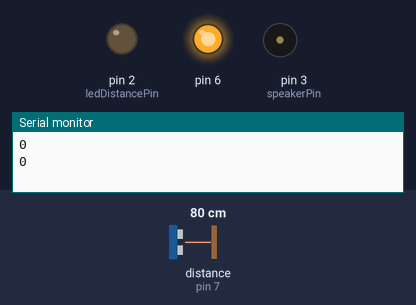
The sketch below on a simulated Arduino Uno, built with avr-gcc and run on an emulated ATmega328P. On the bench: output pins drawn as LEDs (lit = HIGH), buzzer (waves = sounding, pin HIGH), the last lines printed to the serial monitor. Wiring (inferred from the names in the program): ultrasonic range finder: trigger pin 8; echo pin 7. Inputs (shaded band) come from the test bench; at power-on: distance to the obstacle (sensor on pin 7) 80 cm. The echo pulse lasts 58.3 µs per cm; pins used as bus, display or sensor lines are not drawn.

Above: at 1.8 s.
1.9 s: distance to the obstacle (sensor on pin 7) set to 12 cm
3.4 s: distance to the obstacle (sensor on pin 7) set to 9 cm
At 5.2 s:
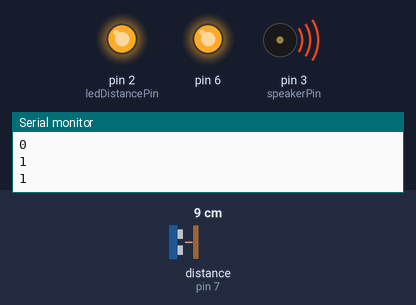
5.5 s: distance to the obstacle (sensor on pin 7) set to 18 cm
At 7.0 s:
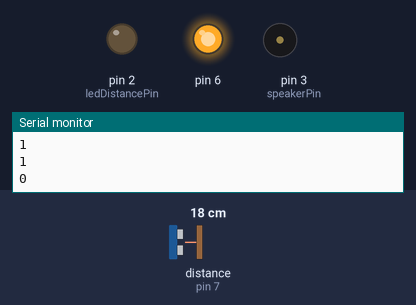
7.5 s: distance to the obstacle (sensor on pin 7) set to 2 cm
At 8.6 s:
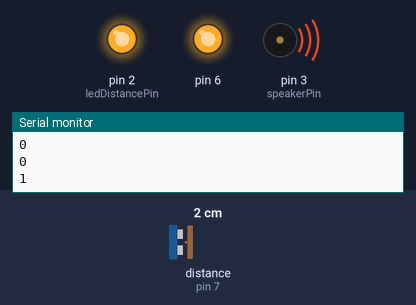
Timing chart, 0 to 10.5 s (numbered marks = the images above; inputs shaded):
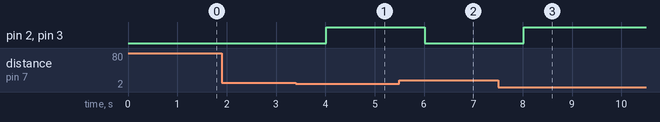

Measured:
- the behaviour switches between 11 and 10 cm on distance to the obstacle (sensor on pin 7) (found by bisection; images 0 and 1)
- after the input at 3.4 s, pin 2 (ledDistancePin), pin 3 (speakerPin): LOW → HIGH after 0.61 s
- after the input at 5.5 s, pin 2 (ledDistancePin), pin 3 (speakerPin): HIGH → LOW after 0.52 s
- after the input at 7.5 s, pin 2 (ledDistancePin), pin 3 (speakerPin): LOW → HIGH after 0.52 s

The sketch:

summative2.ino
```cpp
#define echoPin 7
#define trigPin 8
#define ledDistancePin 2
#define speakerPin 3

long duration;
long distance;

void setup() {
  Serial.begin(9600);
  pinMode(echoPin, INPUT);
  pinMode(trigPin, OUTPUT);
  pinMode(ledDistancePin, OUTPUT);
  pinMode(speakerPin, OUTPUT);
  pinMode(6, OUTPUT);
  digitalWrite(6, HIGH);
}

void loop() {
  // Trigger the ultrasonic sensor
  digitalWrite(trigPin, LOW);
  delayMicroseconds(2);
  digitalWrite(trigPin, HIGH);
  delayMicroseconds(10);
  digitalWrite(trigPin, LOW);

  // Read the duration of the echo
  duration = pulseIn(echoPin, HIGH);

  // Convert the duration to distance in cm
  distance = duration / 58.2;

  // Control LED and speaker based on distance
  if (distance < 10) {
    digitalWrite(ledDistancePin, HIGH); // Turn LED on
    digitalWrite(speakerPin, HIGH);    // Turn speaker on
    Serial.println("1"); // print binary signal
  } else {
    digitalWrite(ledDistancePin, LOW); // Turn LED off
    digitalWrite(speakerPin, LOW);    // Turn speaker off
    Serial.println("0"); // print binary signal
  }

  delay(1000); // Wait for 1 second
}
```
